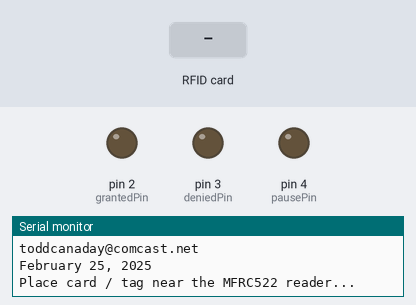
A sketch run on a simulated Arduino Uno, built with avr-gcc and run on an emulated ATmega328P. On the bench: output pins drawn as LEDs (lit = HIGH), the last lines printed to the serial monitor. The test bench sets the inputs (shaded band). Pins used as bus, display or sensor lines are not drawn.

Above: at 1.8 s.
1.9 s: RFID card 00 00 00 00 held to the reader
At 2.6 s:
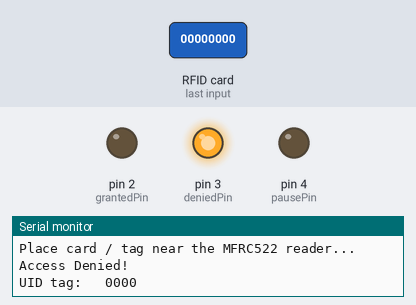
4.9 s: RFID card 5E 7A 19 C4 held to the reader
At 7.2 s:
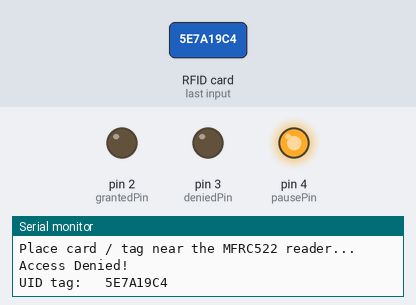
Timing chart, 0 to 9.4 s (numbered marks = the images above; inputs shaded):
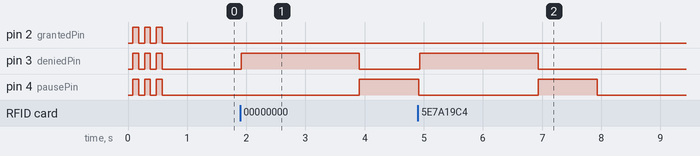

Measured:
- after the input at 1.9 s, pin 3 (deniedPin): LOW → HIGH at once, → LOW 2.0 s later; pin 4 (pausePin): LOW → HIGH after 2.0 s
- after the input at 4.9 s, pin 3 (deniedPin): LOW → HIGH at once, → LOW 2.0 s later

The sketch:

MFRC522_RFID_Reader_v_1-0-2.ino
```cpp
/*
  MFRC522_RFID_Reader_v_1-0-2

  Version 1.0.2

  Example code interfacing with the MFRC522
  RFID reader.  This version allows for a device
  (LED or Relay) to be activated once a valid
  UID is decoded.

  Connection / Wiring Information:

  MFRC522
  Pin:      Connected To:

  SDA       Arduino Uno Pin 10
  SCK       Arduino Uno Pin 13
  MOSI      Arduino Uno Pin 11
  MISO      Arduino Uno Pin 12
  IRQ       No Connection
  GND       Arduino Uno GND
  RST       Arduino Uno Pin 9
  3.3V      Arduino Uno 3.3V

  Arduino
  Uno:      Connected To:

  2         Green LED
  3         Red LED
  4         Yellow LED

  Created:   February 24, 2025
  Modified:  February 25, 2025
  by Todd S. Canaday
  toddcanaday@comcast.net

  Arduino Compiler Version:  arduino-1.8.19

  Reference:  https://lastminuteengineers.com/how-rfid-works-rc522-arduino-tutorial/

  Revision Notes:

  02/24/2025  Initial release of source code.
  02/25/2025  Added Green, Red, and Yellow LED's.
  02/25/2025  Added method to display UID read.
*/
#include <SPI.h>                    //  include SPI bus library...
#include <MFRC522.h>                //  include MFRC522 library...

#define RST_PIN 9                   //  define RESET pin as pin 9 (Arduino Uno Pin 9)...
#define SS_PIN 10                   //  define SS pin as SDA (Arduino Uno Pin 10)...
#define BAUDRATE 9600               //  default baud rate for console...
#define DEBUG true                  //  set to true for console output, false for no console output...
#define Serial if(DEBUG)Serial

String MasterTag1 = "DA38B73";      //  RFID tag shipped with card reader key FOB (UID: DA38B73)...
String MasterTag2 = "00000000";     //  RFID tag shipped with card reader card (UID: 438F2931)...
String tagID = "";                  //  variable used to store the RFID UID read from the reader...

const int ledPin = 13;              //  on board LED...
const int grantedPin = 2;           //  pin to Green LED indicating access granted on device swipe...
const int deniedPin = 3;            //  pin to Red LED indicating access denied on device swipe...
const int pausePin = 4;             //  pin to Yellow LED indicating when reset delay is complete...

const int ledDelayValue = 2000;     //  value to keep the LED on...
const int pauseTime = 1000;         //  value to pause between card readings...
const int blinkDelay = 100;         //  value to pause between LED blinking...

//  create an object of the MFRC522 class...
MFRC522 mfrc522(SS_PIN, RST_PIN);

void setup()
{
  Serial.begin(BAUDRATE);           //  set the baud rate for the serial port...

  pinMode(ledPin, OUTPUT);          //  Pin 13 has the onboard LED connected...
  digitalWrite(ledPin, LOW);        //  turn the LED off...

  pinMode(grantedPin, OUTPUT);      //  Pin 2 used for Green granted LED...
  digitalWrite(grantedPin, LOW);    //  turn the LED off...

  pinMode(deniedPin, OUTPUT);       //  Pin 3 used for Red denied LED...
  digitalWrite(deniedPin, LOW);     //  turn the LED off...

  pinMode(pausePin, OUTPUT);        //  Pin 4 used for Yellow pause LED...
  digitalWrite(pausePin, LOW);      //  turn the LED off...

  //  display the program information to the serial port...
  DisplayProgramInformation();

  //  start the SPI bus and the MFRC522 reader...
  SPI.begin();
  mfrc522.PCD_Init();

  //  call the startup routine...
  StartupRoutine();

  //  provide instructions to the user...
  ProvideInstructionsToUser();
}

void loop()
{
  //  wait until a new tag is available...
  while(GetUID())
  {
    //  if this is the UID we want to see, grant access...
    if(tagID == MasterTag1)
    {
      //  print message to the console...
      Serial.println(F("Access Granted!"));
      //  display the UID to the serial port monitor...
      DisplayUIDToConsole(tagID);
      //  enable the appropriate LED...
      EnableGrantedLed();
    }
    else if(tagID == MasterTag2)
    {
      //  print message to the console...
      Serial.println(F("Access Granted!"));
      //  display the UID to the serial port monitor...
      DisplayUIDToConsole(tagID);
      //  enable the appropriate LED...
      EnableGrantedLed();
    }
    else
    {
      //  print message to the console...
      Serial.println(F("Access Denied!"));
      //  display the UID to the serial port monitor...
      DisplayUIDToConsole(tagID);
      //  enable the appropriate LED...
      EnableDeniedLed();
    }

    //  turn on the yellow LED...
    TurnPausePinOn();
    //  set a time delay for next reading...
    delay(pauseTime);
    //  turn off the yellow LED...
    TurnPausePinOff();

    //  provide instructions to the user...
    ProvideInstructionsToUser();
  }
}

/**
 * DisplayProgramInformation
 * Method used to display the program
 * information to the console.
 */
void DisplayProgramInformation()
{
  Serial.println(F("MFRC522 RFID Reader Example"));
  Serial.println(F("Todd S. Canaday"));
  Serial.println(F("toddcanaday@comcast.net"));
  Serial.println(F("February 25, 2025"));
  Serial.println();
}

/**
 * ProvideInstructionsToUser
 * Method used to give the user instructions
 * on what to do.
 */
void ProvideInstructionsToUser()
{
  Serial.println();
  Serial.println(F("Place card / tag near the MFRC522 reader..."));
  Serial.println();
}

/**
 * DisplayUIDToConsole
 * Displays the UID read to the console
 * interface.
 */
void DisplayUIDToConsole(String theUid)
{
  //  display the UID to the console...
  Serial.print(F("UID tag:   "));
  Serial.println(theUid);
}

/**
 * GetUID
 * Method to read the UID from
 * the card reader.
 */
boolean GetUID()
{
  //  getting ready for reading the RFID tag / card...
  if(!mfrc522.PICC_IsNewCardPresent())
  {
    //  if a new RFID device is placed to the reader, then read...
    return false;
  }
  if(!mfrc522.PICC_ReadCardSerial())
  {
    //  new RFID device is placed to the reader, then read...
    return false;
  }

  //  clear the contents of the tagID variable...
  tagID = "";

  for(uint8_t i = 0; i < 4; i++)
  {
    //  the MIFARE RFID that is being used...
    tagID.concat(String(mfrc522.uid.uidByte[i], HEX));
  }

  //  convert the UID to upper case...
  tagID.toUpperCase();
  //  stop reading the RFID device...
  mfrc522.PICC_HaltA();
  //  return from the method...
  return true;
}

/**
 * TurnPausePinOn
 * Method to turn the yellow LED on.
 */
void TurnPausePinOn()
{
  digitalWrite(pausePin, HIGH);       //  turn the LED on...
}

/**
 * TurnPausePinOff
 * Method to turn the yellow LED off.
 */
void TurnPausePinOff()
{
  digitalWrite(pausePin, LOW);        //  turn the LED off...
}

/**
 * EnableGrantedLed
 * Method used to enable the green
 * LED so user has a visual indication
 * that device was accepted.
 */
void EnableGrantedLed()
{
  digitalWrite(grantedPin, HIGH);     //  turn the LED on...
  delay(ledDelayValue);               //  hold the LED on for a period of time...
  digitalWrite(grantedPin, LOW);      //  turn the LED off...
}

/**
 * EnableDeniedLed
 * Method used to enable the red
 * LED so user has a visual indication
 * that device was denied.
 */
void EnableDeniedLed()
{
  digitalWrite(deniedPin, HIGH);      //  turn the LED on...
  delay(ledDelayValue);               //  hold the LED on for a period of time...
  digitalWrite(deniedPin, LOW);       //  turn the LED off...
}

/**
 * StartupRoutine
 * Method called on program startup.
 */
void StartupRoutine()
{
  //  loop through the number of iterations to blink the LED's...
  for(int x=0; x<3; x++)
  {
    digitalWrite(grantedPin, HIGH);     //  turn the Green LED on...
    digitalWrite(deniedPin, HIGH);      //  turn the Red LED on...
    digitalWrite(pausePin, HIGH);       //  turn the Yellow LED on...
    delay(blinkDelay);                  //  pause between LED state...

    digitalWrite(grantedPin, LOW);      //  turn the Green LED off...
    digitalWrite(deniedPin, LOW);       //  turn the Red LED off...
    digitalWrite(pausePin, LOW);        //  turn the Yellow LED off...
    delay(blinkDelay);                  //  pause between LED state...
  }
}
```
